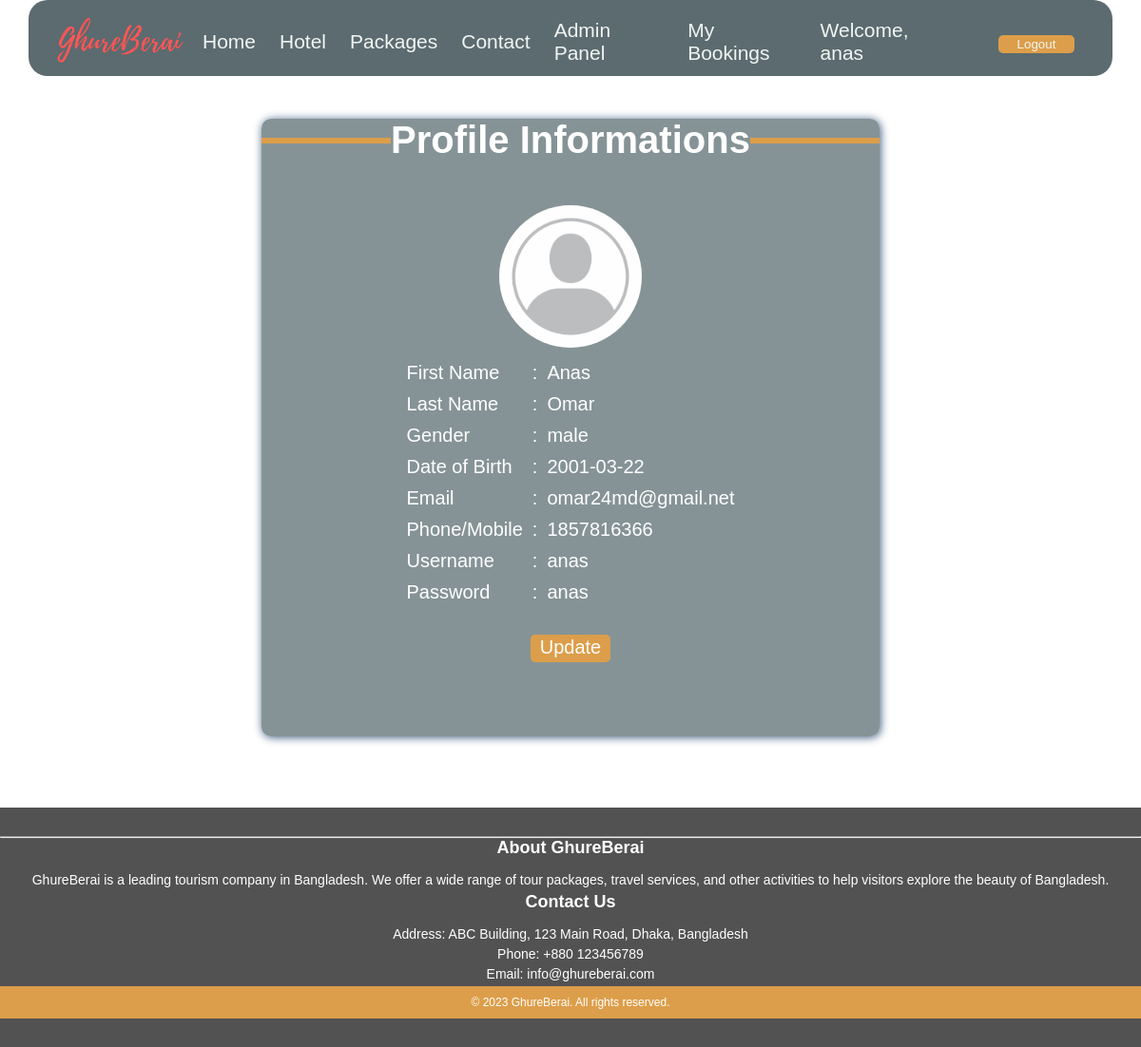
/View/Profile.php (signed in), run on the app's committed database.
### tables this page shows
CREATE TABLE `users` (
  `User_Id` int(11) NOT NULL,
  `Username` varchar(50) NOT NULL,
  `Password` varchar(50) NOT NULL,
  `Role` varchar(50) DEFAULT NULL,
  `Firstname` varchar(50) NOT NULL,
  `Lastname` varchar(50) NOT NULL,
  `Gender` varchar(20) DEFAULT NULL,
  `Dob` varchar(50) DEFAULT NULL,
  `Email` varchar(100) DEFAULT NULL,
  `Phone` int(100) DEFAULT NULL,
  `Address` varchar(100) DEFAULT NULL,
  `Picture` text DEFAULT NULL
);

### Model/ProfileModel.php (called while the page is built, shortened)
<?php
function getUserData($username) {
    require('../Model/Connection.php');
    $query = "SELECT * FROM users WHERE Username = ? LIMIT 1;";
    $stmt = $con->prepare($query);
    $stmt->bind_param("s", $username);
    $stmt->execute();
    $result = $stmt->get_result();
    $user_data = $result->fetch_assoc();
    return $user_data;
}
?>

### Controller/ProfileController.php (called while the page is built)
<?php
function UserData()
{
    if (isset($_SESSION['username'])) {
        require('../Model/ProfileModel.php');
        $user_data = getUserData($_SESSION['username']);
        return $user_data;
    } else {
        header('location: Index.php');
    }
}
?>

### View/ProfileBody.php (the view, shortened to what this page needs)
<?php
require('../Controller/ProfileController.php');
$user_data = UserData();
?>
<!DOCTYPE html>
<html lang="en">
<head>
    <link rel="stylesheet" href="index.css">
</head>
<body>
    <div class="ppage profile-page">
        <div class="box reg" align="center">
            <fieldset style=" border: 6px solid #dc9e4a; border-bottom: none; border-left: none; border-right: none;">
                <legend style="text-align: center">
                    <h1 align="center">Profile Informations</h1>
                </legend>
            </fieldset><br><br>
            <div>
                <img src="<?php
                echo $user_data['Picture'] ?>" alt="Profile picture" class="profile-pic">
            </div>
            <table align="center" style="text-align: left">
                <tr>
                    <td><label for="fname">First Name</label></td>
                    <td>:</td>
                    <td>
                        <?php echo $user_data['Firstname'] ?>
                    </td>
                </tr>
                <tr>
                    <td><label for="lname">Last Name</label></td>
                    <td>:</td>
                    <td>
                        <?php echo $user_data['Lastname'] ?>
                    </td>
                </tr>
                <tr>
                    <td><label for="male">Gender </label> </td>
                    <td>:</td>
                    <td>
                        <?php echo $user_data['Gender'] ?>
                    </td>
                </tr>
                <tr>
                    <td><label for="dob">Date of Birth</label></td>
                    <td>:</td>
                    <td>
                        <?php echo $user_data['Dob'] ?>
                    </td>
                </tr>
                <tr>
                    <td><label for="email">Email </label></td>
                    <td>:</td>
                    <td>
                        <?php echo $user_data['Email'] ?>
                    </td>
                </tr>
                <tr>
                    <td><label for="phone">Phone/Mobile</label></td>
                    <td>:</td>
                    <td>
                        <?php echo $user_data['Phone'] ?>
                    </td>
                </tr>
                <tr>
                    <td><label for="Username">Username </label></td>
                    <td>:</td>
                    <td>
                        <?php echo $user_data['Username'] ?>
                    </td>
                </tr>
                <tr>
                    <td><label for="password">Password </label></td>
                    <td>:</td>
                    <td>
                        <?php echo $user_data['Password'] ?>
                    </td>
                </tr>
            </table><br>
            <div id="update-btn" class="button btn-crud">
                <a href="ProfileUpdate.php">
                    Update
                </a>
            </div>
        </div>
    </div>
</body>
</html>

### View/Assets/index.css (style rules this page uses)
* { font-family: sans-serif; margin: 0; padding: 0; }
.button { padding: 2px; width: 80px; color: #30454b !important; background-color: #dc9e4a; border: none; border-radius: 5px; }
.ppage { height: 100vh; display: flex; align-items: center; justify-content: center; }
.profile-page { padding-top: 50px; }
.box { font-size: 20px; border-radius: 10px; color: white; background-color: #30454b94; box-shadow: 1px 1px 10px #3b577d; }
.reg { width: 650px; height: 650px; }
.box table { border-collapse: separate; border-spacing: 0.5em; }
.profile-pic { border-radius: 50%; width: 150px; height: 150px; object-fit: cover; }
a { color: #3b577d !important; text-decoration: none; }
.btn-crud { padding: 2px; width: 80px; color: #000000 !important; background-color: #75914b; border: none; border-radius: 5px; }
.btn-crud a { color: white !important ; }
.btn-crud { background-color: transparent; border: 1px solid #198754; width: 40px; }
#update-btn { height: 25px; border: none; width: 80px; background-color: #dc9e4a; }
#update-btn a { width: 80px; color: #ffffff !important; }

### data on the page
users: Firstname "Anas", Lastname "Omar", Gender "male", Dob "2001-03-22", Email "omar24md@gmail.net", Phone "1857816366", Username "anas", Password "anas"

### other printed values
$_SESSION["username"] "anas"
